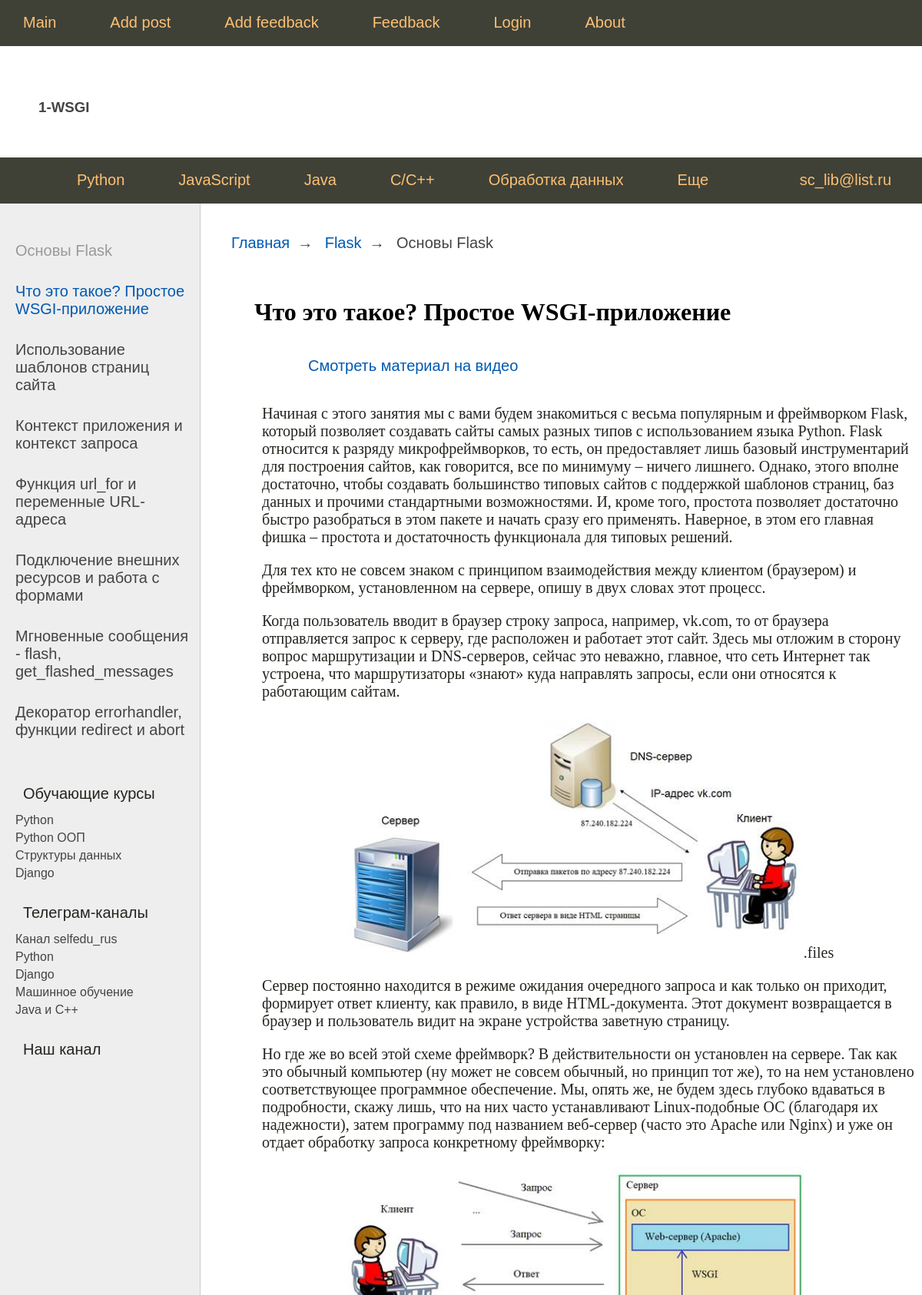
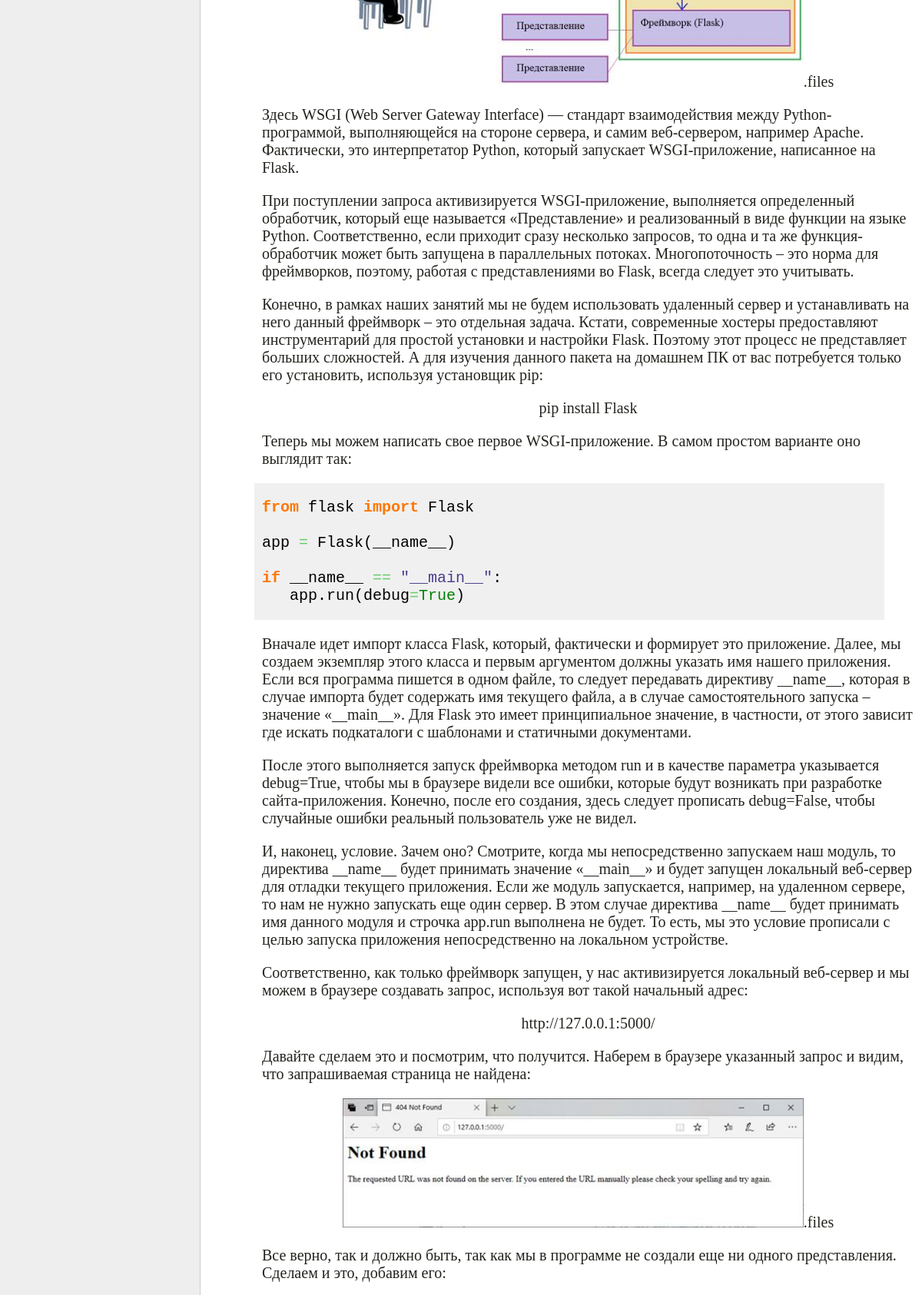
The app's page /post/1-wsgi_files (upper part) with its own data (2 pictures, top to bottom).
### tables this page shows
CREATE TABLE mainmenu (
id integer PRIMARY KEY AUTOINCREMENT,
title text NOT NULL,
url text NOT NULL
);

CREATE TABLE posts (
id integer PRIMARY KEY AUTOINCREMENT,
title text NOT NULL,
text text NOT NULL,
url text NOT NULL,
time integer NOT NULL
);

### flsite.py (the view)
@app.route("/post/<alias>")
def show_post(alias):
    db = get_db()
    dbase = FDataBase(db)
    title, post = dbase.getPost(alias)
    if not title:
        abort(404)
    return render_template('post.html', menu=dbase.getMenu(), \
                            title=title, post=post)

### FDataBase.py (called while the page is built)
    def getMenu(self):
        sql = """SELECT * FROM mainmenu"""
        try:
            self.__cur.execute(sql)
            res = self.__cur.fetchall()
            if res:
                return res
        except:
            print("Error reading from DataBase")
        return []

    def getPost(self, alias):
        try:
            self.__cur.execute(f"SELECT title, text FROM posts WHERE url LIKE '{alias}' LIMIT 1")
            res = self.__cur.fetchone()
            if res:
                base = url_for('static', filename='pic')
                text = re.sub(r"(?P<tag><img\s+[^>]*src=)(?P<quote>[\"'])(?P<url>.+?)(?P=quote)>", "\\g<tag>" + base + "/\\g<url>>" + ".files", res['text'])
                return (res['title'], text)
        except sqlite3.Error as e:
            print("Error retrieving article from DataBase " + str(e))
        return (False, False)

### flsite.py (called while the page is built)
def connect_db():
    conn= sqlite3.connect(app.config['DATABASE'])
    conn.row_factory = sqlite3.Row
    return conn

def get_db():
    if not hasattr(g, 'link_db'):
        g.link_db = connect_db()
    return g.link_db

### templates/post.html
{% extends 'base.html' %}
{% block content %}
{{ super() }}
<p>{{ post | safe }}</p>
{% endblock %}

### templates/base.html (shortened to what this page needs)
<!DOCTYPE html>
<html>
<head>
    <link type="text/css" href="{{ url_for('static', filename='css/styles.css') }}" rel="stylesheet" />
</head>
<body>
    {% block content -%}
        {%- block mainmenu -%}
        <ul class="mainmenu">
                {% for p in menu %}
                    <li><a href="{{ p.url }}">{{ p.title }}</a></li>
                {% endfor %}
        </ul>
        {% endblock mainmenu -%}
        <div class="content">
            {% if title -%}
                <h3>{{ title }}</h3>
            {% else -%}
                <h3>Flask framework</h3>
            {% endif -%}
        </div>
    {% endblock content -%}
</body>
</html>

### static/css/styles.css (style rules this page uses)
html, body { font-family: 'Arial'; margin: 0; padding: 0; height: 100%; width: 100%; }
a { color: #0059b2; text-decoration: none; }
ul.mainmenu { list-style: none; background: #3f4137; height: 50px; margin: 0; padding: 0; color: #fdc073; font-size: 18px; overflow: hidden; }
ul.mainmenu li { float: left; margin: 16px 40px 0 45px; }
ul.mainmenu li.last { float: right; }
ul.mainmenu li a { color: #fdc073; text-decoration: none; }
div.content { margin: 10px; }
p { color: #23241e; position: relative; left: 10px; }

### static/pic/1-wsgi_files/styles.css (style rules this page uses)
html, body { font-family: 'Yandex Sans Text Regular', 'Arial'; margin: 0; padding: 0; height: 100%; width: 100%; }
body { background-size: cover; color: #444; }
a { color: #0059b2; text-decoration: none; }
img { max-width: 600px; height: auto; }
.table-page { width: 100%; height: 100%; vertical-align: top; }
.table-page tr { height: 100%; }
.header { background: #3F4137; height: 60px; }
.logo { background: url('../images/logo.png') no-repeat 10px 5px; width: 70px; height: 60px; }
ul.mainmenu { list-style: none; margin: 0; padding: 0; height: 60px; color: #fdc073; font-size: 20px; overflow: hidden; }
ul.mainmenu li { float: left; margin: 18px 40px 0 30px; }
ul.mainmenu li.logo { margin: 0; }
ul.mainmenu li.last { float: right; }
ul.mainmenu li a { color: #fdc073; text-decoration: none; }
.table-content { width: 100%; min-height: 100%; height: 100%; }
.left-chapters { margin: 0; background: #eee; border-right: 1px solid #ccc; min-height: 100%; overflow: hidden; }
.left-chapters ul { width: 230px; min-height: 100%; margin: 0; padding: 20px 10px 10px 20px; list-style: none; font-size: 20px; }
.left-chapters ul li { margin: 30px 0 0 0; color: #999; }
.left-chapters ul li.selected { color: #0059b2; }
.left-chapters ul li a { color: #444; text-decoration: none; }
.left-chapters ul li.share { margin: 60px 0 0 0; }
.left-chapters ul li.share p { margin: 30px 0 10px 0; }
.left-chapters ul li.share a { display: inline-block; width: 40px; height: 40px; margin: 0 20px 0 0; }
.left-chapters ul li.share a.share-yt { width: 100%; height: 30px; background: url('../images/share_yt.png') no-repeat 0 0 }
.left-chapters ul li.share a.share-lnk { width: 100%; height: auto; font-size: 16px; margin: 0 0 0 0; }
.content { padding: 40px 20px 20px 40px; width: 100%; box-sizing: border-box; }
ul.breadcrumbs { margin: 0; padding: 0; list-style: none; font-size: 20px; font-family: Sans-serif, Arial, Tahoma; }
ul.breadcrumbs li { display: inline-block; }
ul.breadcrumbs li a { color: #0059b2; text-decoration: none; }
ul.breadcrumbs li:after { padding: 0 10px 0 10px; content: "\2192"; }
ul.breadcrumbs li.last:after { content: ""; }
.content-text { margin: 60px 0 0 30px; color: #000; font-size: 20px; font-family: Yandex Sans Display Light; }
.content-text h1 { font-size: 32px; }
.highlight { max-width: 350px; padding: 0 10px 0 10px; margin: 0; overflow: auto; overflow-y: hidden; background: #f0f0f0; }
.highlight .block { width: 100%; margin: 0; }
@media (min-width: 800px) { .highlight { max-width: 400px; } }
@media (min-width: 1000px) { .highlight { max-width: 600px; } }
@media (min-width: 1200px) { .highlight { max-width: 800px; } }

### static/pic/1-wsgi_files/video.css (style rules this page uses)
.video_button { display: inline-block; }
.video_button .title { box-sizing: border-box; height: 60px; background: url('../images/btn_yt.png') no-repeat 0 0; padding: 18px 0 0 70px; }
.video_button a { text-decoration: none; color: #0059b2; font-family: Sans-serif, Arial, Tahoma; }

### records on screen
mainmenu: title "Main"
mainmenu: title "Add post"
mainmenu: title "Add feedback"
mainmenu: title "Feedback"
mainmenu: title "Login"
mainmenu: title "About"
posts: title "1-WSGI"
